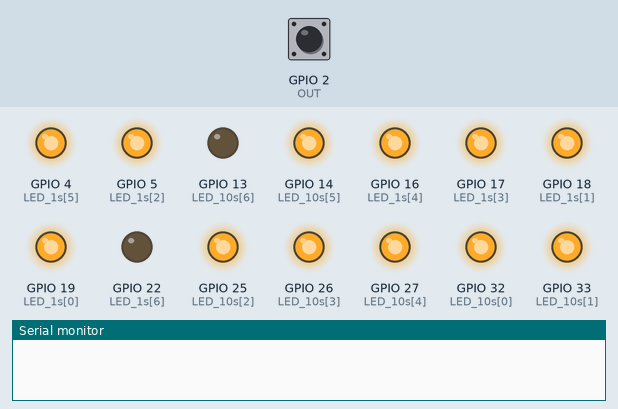
Recording of a sketch running on a simulated ESP32. Parts: output pins drawn as LEDs (lit = HIGH), the last lines printed to the serial monitor. Inputs (shaded band) come from the test bench; at power-on: GPIO 2 (OUT) HIGH.

Above: at 1.2 s.
1.3 s: GPIO 2 (OUT) driven LOW
At 2.6 s:
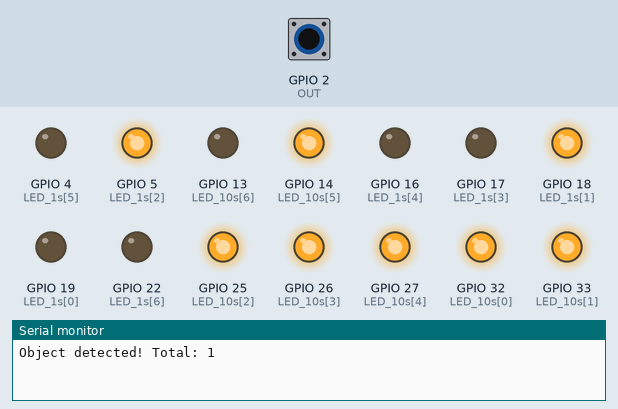
3.0 s: GPIO 2 (OUT) pulsed HIGH 5 times (0.12 s each, 0.3 s apart)
At 5.6 s:
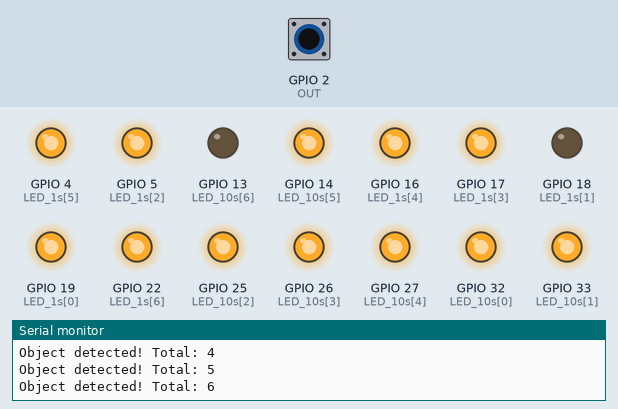
6.0 s: GPIO 2 (OUT) pulsed HIGH 2 times (0.12 s each, 0.3 s apart)
At 7.2 s:
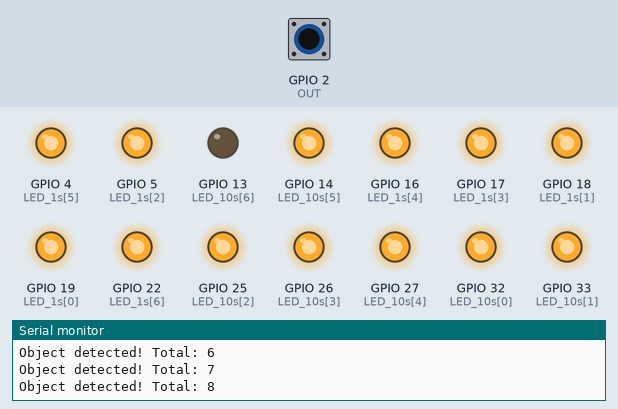
Timing chart, 0 to 9.0 s (numbered marks = the images above; inputs shaded):
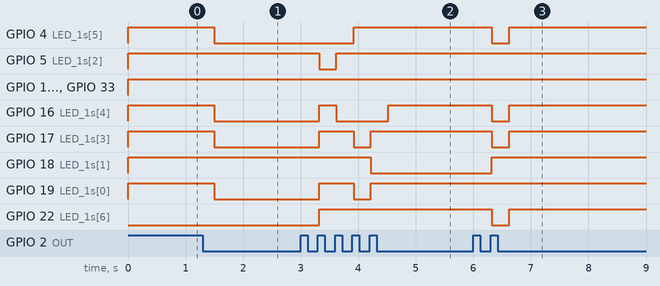

The sketch:

sketch_oct14b.ino
```cpp
const int OUT = 2;          // IR Proximity Sensor pin

int Number_of_Object = 0;   // Counter for objects
int SensorState = 0;        // Current sensor reading
int lastSensorState = HIGH; // Previous sensor reading

const int LED_10s[7] = {32, 33, 25, 26, 27, 14, 13};
const int LED_1s[7]  = {19, 18, 5, 17, 16, 4, 22};


void setup() {
  Serial.begin(115200);
  pinMode(OUT, INPUT);

  for(int i = 0; i < 7; i++){
    pinMode(LED_10s[i], OUTPUT);
    pinMode(LED_1s[i], OUTPUT);
  }
}
#include "Decode.h"

void loop() {
  SensorState = digitalRead(OUT);

  if (SensorState == LOW && lastSensorState == HIGH) {
    Number_of_Object++;

    if(Number_of_Object > 99) {
      Number_of_Object = 0;
    }

    Serial.print("Object detected! Total: ");
    Serial.println(Number_of_Object);

    delay(200);
  }
  decode(Number_of_Object);
  display();

  lastSensorState = SensorState;
}
```

Decode.h
```cpp
#include "Arduino.h"

const byte digital0 = 0b0111111;
const byte digital1 = 0b0000110;
const byte digital2 = 0b1011011;
const byte digital3 = 0b1001111;
const byte digital4 = 0b1100110;
const byte digital5 = 0b1101101;
const byte digital6 = 0b1111101;
const byte digital7 = 0b0000111;
const byte digital8 = 0b1111111;
const byte digital9 = 0b1101111;


uint8_t tens = 0;
uint8_t ones = 0;

 byte current_nums_10s = digital0;
 byte current_nums_1s = digital0;


void decode(int a) {
  tens = Number_of_Object / 10;
  ones = Number_of_Object % 10;
  switch(tens) {
    case 0: current_nums_10s = digital0; break;
    case 1: current_nums_10s = digital1; break;
    case 2: current_nums_10s = digital2; break;
    case 3: current_nums_10s = digital3; break;
    case 4: current_nums_10s = digital4; break;
    case 5: current_nums_10s = digital5; break;
    case 6: current_nums_10s = digital6; break;
    case 7: current_nums_10s = digital7; break;
    case 8: current_nums_10s = digital8; break;
    case 9: current_nums_10s = digital9; break;
  }

  switch(ones) {
    case 0: current_nums_1s = digital0; break;
    case 1: current_nums_1s = digital1; break;
    case 2: current_nums_1s = digital2; break;
    case 3: current_nums_1s = digital3; break;
    case 4: current_nums_1s = digital4; break;
    case 5: current_nums_1s = digital5; break;
    case 6: current_nums_1s = digital6; break;
    case 7: current_nums_1s = digital7; break;
    case 8: current_nums_1s = digital8; break;
    case 9: current_nums_1s = digital9; break;
  }
}
void display() {
  for(int i = 0; i < 7; i++){
    digitalWrite(LED_10s[i], bitRead(current_nums_10s, i));
    digitalWrite(LED_1s[i], bitRead(current_nums_1s, i));
  }
}
```

Measured:
- after the input at 1.3 s, GPIO 4 (LED_1s[5]), GPIO 16 (LED_1s[4]), GPIO 17 (LED_1s[3]), GPIO 19 (LED_1s[0]): HIGH → LOW after 0.20 s
- after the input at 3.0 s, GPIO 4 (LED_1s[5]): LOW → HIGH after 0.92 s; GPIO 5 (LED_1s[2]): HIGH → LOW after 0.32 s, → HIGH 0.30 s later
- after the input at 6.0 s, GPIO 4 (LED_1s[5]), GPIO 16 (LED_1s[4]), GPIO 17 (LED_1s[3]), GPIO 22 (LED_1s[6]): HIGH → LOW after 0.32 s, → HIGH 0.30 s later; GPIO 18 (LED_1s[1]): LOW → HIGH after 0.32 s
